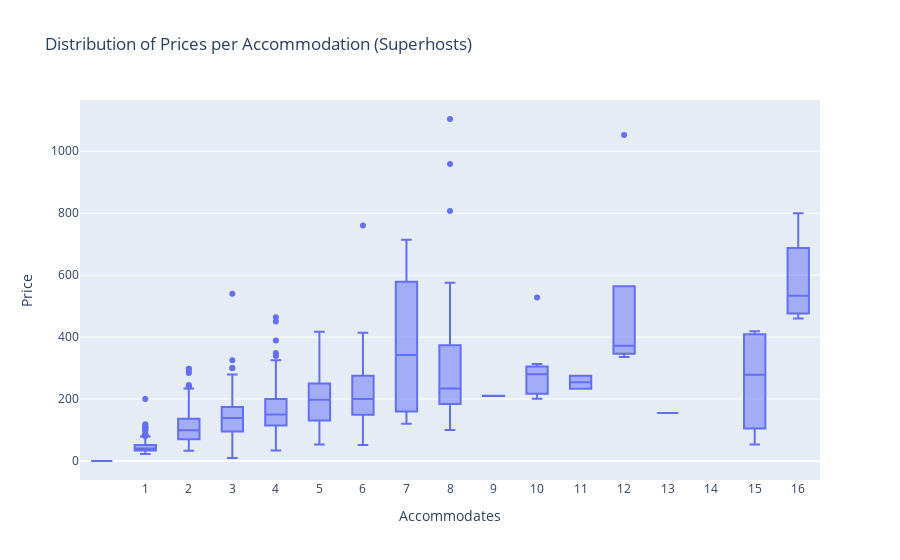

Notebook code cell kept with this figure:
### Markdown cell above
The same plot above but now considering only the superhosts

### Code cell
# sns.boxplot(x="accommodates", y="price", data=df_raw_trim)
fig = px.box(
    super_host_df[super_host_df['price'] <=2000], x="accommodates", y="price",
    title = "Distribution of Prices per Accommodation (Superhosts)",
    labels = { "price":"Price", "accommodates":"Accommodates"}
    )
fig.update_xaxes(tickangle=0,
                 tickmode = 'array',
                 tickvals = ac)
fig.show()

### Figure 1 — Plotly figure (JSON) as saved in the notebook; plotly's stock layout.template omitted (floating-point values rounded to 4 significant figures; data arrays with more than 128 entries replaced by an {"elided": "..."} marker saying what was removed)
{"data": [{"alignmentgroup": "True", "hovertemplate": "Accommodates=%{x}<br>Price=%{y}<extra></extra>", "legendgroup": "", "marker": {"color": "#636efa"}, "name": "", "notched": false, "offsetgroup": "", "orientation": "v", "showlegend": false, "type": "box", "x": {"elided": "1009 int values"}, "x0": " ", "xaxis": "x", "y": {"elided": "1009 int values"}, "y0": " ", "yaxis": "y"}], "layout": {"boxmode": "group", "legend": {"tracegroupgap": 0}, "title": {"text": "Distribution of Prices per Accommodation (Superhosts)"}, "xaxis": {"anchor": "y", "domain": [0, 1], "tickangle": 0, "tickmode": "array", "tickvals": [1, 2, 3, 4, 5, 6, 7, 8, 9, 10, 11, 12, 13, 14, 15, 16], "title": {"text": "Accommodates"}}, "yaxis": {"anchor": "x", "domain": [0, 1], "title": {"text": "Price"}}}}
